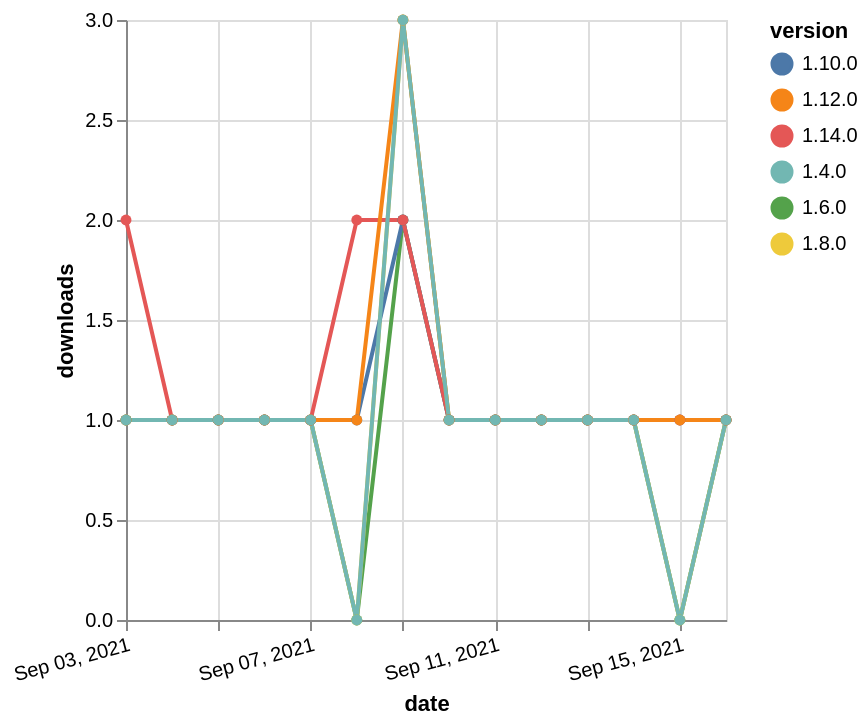

This figure's Vega-Lite source:
### Vega-Lite specification from a JSON file in a GitHub repository (floating-point values rounded to 4 significant figures)
{"$schema": "https://vega.github.io/schema/vega-lite/v5.json", "description": "A simple bar chart with embedded data.", "data": {"values": [{"date": "2021-09-03", "total": 203, "delta": 1, "version": "1.6.0"}, {"date": "2021-09-04", "total": 204, "delta": 1, "version": "1.6.0"}, {"date": "2021-09-05", "total": 205, "delta": 1, "version": "1.6.0"}, {"date": "2021-09-06", "total": 206, "delta": 1, "version": "1.6.0"}, {"date": "2021-09-07", "total": 207, "delta": 1, "version": "1.6.0"}, {"date": "2021-09-08", "total": 207, "delta": 0, "version": "1.6.0"}, {"date": "2021-09-09", "total": 209, "delta": 2, "version": "1.6.0"}, {"date": "2021-09-10", "total": 210, "delta": 1, "version": "1.6.0"}, {"date": "2021-09-11", "total": 211, "delta": 1, "version": "1.6.0"}, {"date": "2021-09-12", "total": 212, "delta": 1, "version": "1.6.0"}, {"date": "2021-09-13", "total": 213, "delta": 1, "version": "1.6.0"}, {"date": "2021-09-14", "total": 214, "delta": 1, "version": "1.6.0"}, {"date": "2021-09-15", "total": 214, "delta": 0, "version": "1.6.0"}, {"date": "2021-09-16", "total": 215, "delta": 1, "version": "1.6.0"}, {"date": "2021-09-03", "total": 188, "delta": 1, "version": "1.8.0"}, {"date": "2021-09-04", "total": 189, "delta": 1, "version": "1.8.0"}, {"date": "2021-09-05", "total": 190, "delta": 1, "version": "1.8.0"}, {"date": "2021-09-06", "total": 191, "delta": 1, "version": "1.8.0"}, {"date": "2021-09-07", "total": 192, "delta": 1, "version": "1.8.0"}, {"date": "2021-09-08", "total": 192, "delta": 0, "version": "1.8.0"}, {"date": "2021-09-09", "total": 195, "delta": 3, "version": "1.8.0"}, {"date": "2021-09-10", "total": 196, "delta": 1, "version": "1.8.0"}, {"date": "2021-09-11", "total": 197, "delta": 1, "version": "1.8.0"}, {"date": "2021-09-12", "total": 198, "delta": 1, "version": "1.8.0"}, {"date": "2021-09-13", "total": 199, "delta": 1, "version": "1.8.0"}, {"date": "2021-09-14", "total": 200, "delta": 1, "version": "1.8.0"}, {"date": "2021-09-15", "total": 200, "delta": 0, "version": "1.8.0"}, {"date": "2021-09-16", "total": 201, "delta": 1, "version": "1.8.0"}, {"date": "2021-09-03", "total": 156, "delta": 1, "version": "1.10.0"}, {"date": "2021-09-04", "total": 157, "delta": 1, "version": "1.10.0"}, {"date": "2021-09-05", "total": 158, "delta": 1, "version": "1.10.0"}, {"date": "2021-09-06", "total": 159, "delta": 1, "version": "1.10.0"}, {"date": "2021-09-07", "total": 160, "delta": 1, "version": "1.10.0"}, {"date": "2021-09-08", "total": 161, "delta": 1, "version": "1.10.0"}, {"date": "2021-09-09", "total": 163, "delta": 2, "version": "1.10.0"}, {"date": "2021-09-10", "total": 164, "delta": 1, "version": "1.10.0"}, {"date": "2021-09-11", "total": 165, "delta": 1, "version": "1.10.0"}, {"date": "2021-09-12", "total": 166, "delta": 1, "version": "1.10.0"}, {"date": "2021-09-13", "total": 167, "delta": 1, "version": "1.10.0"}, {"date": "2021-09-14", "total": 168, "delta": 1, "version": "1.10.0"}, {"date": "2021-09-15", "total": 169, "delta": 1, "version": "1.10.0"}, {"date": "2021-09-16", "total": 170, "delta": 1, "version": "1.10.0"}, {"date": "2021-09-03", "total": 126, "delta": 2, "version": "1.14.0"}, {"date": "2021-09-04", "total": 127, "delta": 1, "version": "1.14.0"}, {"date": "2021-09-05", "total": 128, "delta": 1, "version": "1.14.0"}, {"date": "2021-09-06", "total": 129, "delta": 1, "version": "1.14.0"}, {"date": "2021-09-07", "total": 130, "delta": 1, "version": "1.14.0"}, {"date": "2021-09-08", "total": 132, "delta": 2, "version": "1.14.0"}, {"date": "2021-09-09", "total": 134, "delta": 2, "version": "1.14.0"}, {"date": "2021-09-10", "total": 135, "delta": 1, "version": "1.14.0"}, {"date": "2021-09-11", "total": 136, "delta": 1, "version": "1.14.0"}, {"date": "2021-09-12", "total": 137, "delta": 1, "version": "1.14.0"}, {"date": "2021-09-13", "total": 138, "delta": 1, "version": "1.14.0"}, {"date": "2021-09-14", "total": 139, "delta": 1, "version": "1.14.0"}, {"date": "2021-09-15", "total": 140, "delta": 1, "version": "1.14.0"}, {"date": "2021-09-16", "total": 141, "delta": 1, "version": "1.14.0"}, {"date": "2021-09-03", "total": 185, "delta": 1, "version": "1.12.0"}, {"date": "2021-09-04", "total": 186, "delta": 1, "version": "1.12.0"}, {"date": "2021-09-05", "total": 187, "delta": 1, "version": "1.12.0"}, {"date": "2021-09-06", "total": 188, "delta": 1, "version": "1.12.0"}, {"date": "2021-09-07", "total": 189, "delta": 1, "version": "1.12.0"}, {"date": "2021-09-08", "total": 190, "delta": 1, "version": "1.12.0"}, {"date": "2021-09-09", "total": 193, "delta": 3, "version": "1.12.0"}, {"date": "2021-09-10", "total": 194, "delta": 1, "version": "1.12.0"}, {"date": "2021-09-11", "total": 195, "delta": 1, "version": "1.12.0"}, {"date": "2021-09-12", "total": 196, "delta": 1, "version": "1.12.0"}, {"date": "2021-09-13", "total": 197, "delta": 1, "version": "1.12.0"}, {"date": "2021-09-14", "total": 198, "delta": 1, "version": "1.12.0"}, {"date": "2021-09-15", "total": 199, "delta": 1, "version": "1.12.0"}, {"date": "2021-09-16", "total": 200, "delta": 1, "version": "1.12.0"}, {"date": "2021-09-03", "total": 254, "delta": 1, "version": "1.4.0"}, {"date": "2021-09-04", "total": 255, "delta": 1, "version": "1.4.0"}, {"date": "2021-09-05", "total": 256, "delta": 1, "version": "1.4.0"}, {"date": "2021-09-06", "total": 257, "delta": 1, "version": "1.4.0"}, {"date": "2021-09-07", "total": 258, "delta": 1, "version": "1.4.0"}, {"date": "2021-09-08", "total": 258, "delta": 0, "version": "1.4.0"}, {"date": "2021-09-09", "total": 261, "delta": 3, "version": "1.4.0"}, {"date": "2021-09-10", "total": 262, "delta": 1, "version": "1.4.0"}, {"date": "2021-09-11", "total": 263, "delta": 1, "version": "1.4.0"}, {"date": "2021-09-12", "total": 264, "delta": 1, "version": "1.4.0"}, {"date": "2021-09-13", "total": 265, "delta": 1, "version": "1.4.0"}, {"date": "2021-09-14", "total": 266, "delta": 1, "version": "1.4.0"}, {"date": "2021-09-15", "total": 266, "delta": 0, "version": "1.4.0"}, {"date": "2021-09-16", "total": 267, "delta": 1, "version": "1.4.0"}]}, "width": "container", "mark": {"type": "line", "point": {"filled": true}}, "encoding": {"x": {"field": "date", "type": "temporal", "timeUnit": "yearmonthdate", "title": "date", "axis": {"labelAngle": -15}}, "y": {"field": "delta", "type": "quantitative", "title": "downloads"}, "color": {"field": "version", "type": "nominal"}, "tooltip": {"field": "delta"}}}
